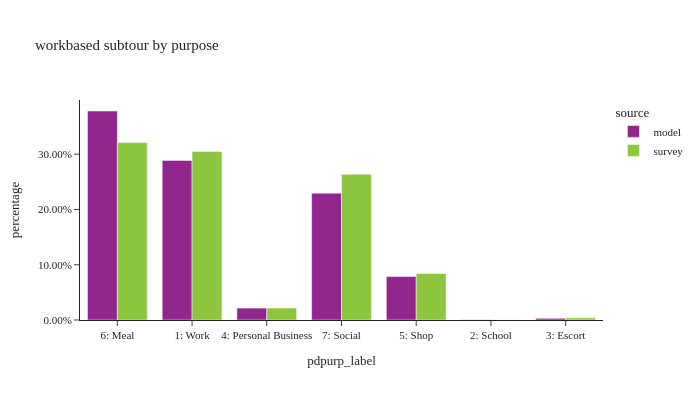

The cell this chart's notebook holds for it:
### Markdown cell above
## workbased subtour by purpose

### Code cell
df_plot = (
    wk_base_subtour.group_by(['source', 'pdpurp_label'])
    .agg([
        pl.col('toexpfac').sum().alias('total'),
        pl.col('toexpfac').count().alias('sample_size')
    ])
    .with_columns((pl.col('total') / pl.col('total').sum().over(['source'])).alias('percentage'))
)

fig = px.bar(df_plot.sort(['source']).to_pandas(), x="pdpurp_label", y="percentage", color="source",
             barmode="group", hover_data=['total', 'sample_size'], title="workbased subtour by purpose")
fig.update_layout(height=400, width=700, font=dict(size=11),
                  yaxis=dict(tickformat=".2%"))
fig.show()

### Figure 1 — Plotly figure (JSON) as saved in the notebook; plotly's stock layout.template omitted (floating-point values rounded to 4 significant figures)
{"data": [{"alignmentgroup": "True", "customdata": [[58250.0, 58250.0], [44480.0, 44480.0], [3321.0, 3321.0], [35340.0, 35340.0], [12100.0, 12100.0], [74.0, 74.0], [477.0, 477.0]], "hovertemplate": "source=model<br>pdpurp_label=%{x}<br>percentage=%{y}<br>total=%{customdata[0]}<br>sample_size=%{customdata[1]}<extra></extra>", "legendgroup": "model", "marker": {"color": "#91268F", "pattern": {"shape": ""}}, "name": "model", "offsetgroup": "model", "orientation": "v", "showlegend": true, "textposition": "auto", "type": "bar", "x": ["6: Meal", "1: Work", "4: Personal Business", "7: Social", "5: Shop", "2: School", "3: Escort"], "xaxis": "x", "y": [0.3781, 0.2888, 0.02156, 0.2294, 0.07855, 0.0004804, 0.003097], "yaxis": "y"}, {"alignmentgroup": "True", "customdata": [[2227.0, 8.0], [33040.0, 82.0], [27150.0, 22.0], [28.9, 1.0], [8681.0, 14.0], [31400.0, 47.0], [408.6, 4.0]], "hovertemplate": "source=survey<br>pdpurp_label=%{x}<br>percentage=%{y}<br>total=%{customdata[0]}<br>sample_size=%{customdata[1]}<extra></extra>", "legendgroup": "survey", "marker": {"color": "#8CC63E", "pattern": {"shape": ""}}, "name": "survey", "offsetgroup": "survey", "orientation": "v", "showlegend": true, "textposition": "auto", "type": "bar", "x": ["4: Personal Business", "6: Meal", "7: Social", "2: School", "5: Shop", "1: Work", "3: Escort"], "xaxis": "x", "y": [0.02163, 0.321, 0.2638, 0.0002807, 0.08434, 0.305, 0.003969], "yaxis": "y"}], "layout": {"barmode": "group", "font": {"size": 11}, "height": 400, "legend": {"title": {"text": "source"}, "tracegroupgap": 0}, "title": {"text": "workbased subtour by purpose"}, "width": 700, "xaxis": {"anchor": "y", "domain": [0.0, 1.0], "title": {"text": "pdpurp_label"}}, "yaxis": {"anchor": "x", "domain": [0.0, 1.0], "tickformat": ".2%", "title": {"text": "percentage"}}}}
